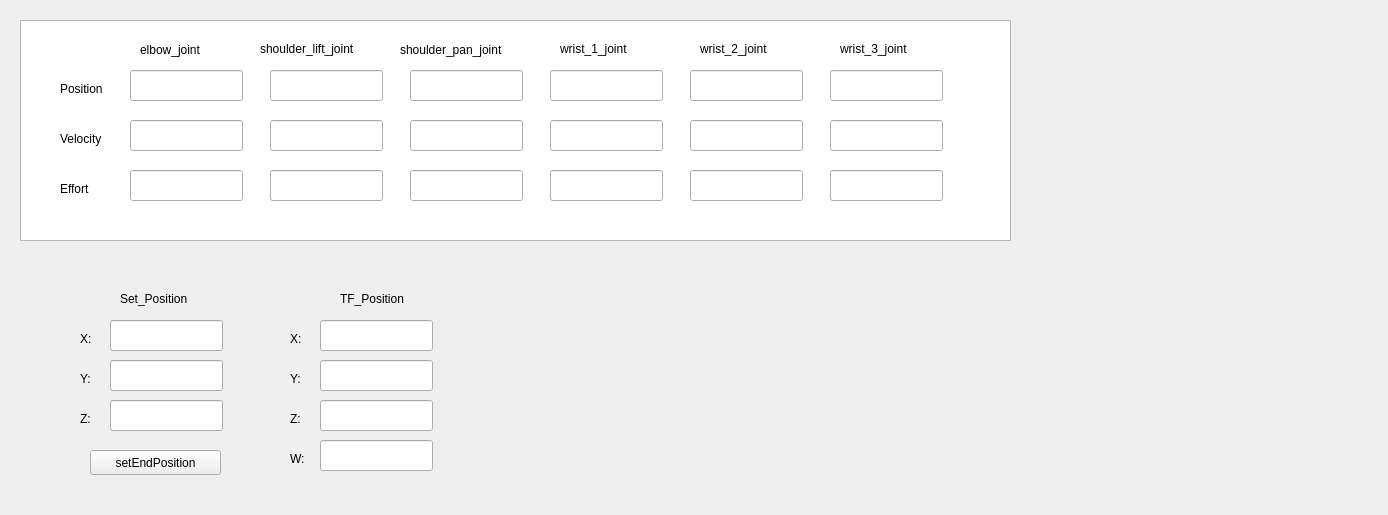
<?xml version="1.0" encoding="UTF-8"?>
<ui version="4.0">
 <class>Form</class>
 <widget class="QWidget" name="Form">
  <property name="geometry">
   <rect>
    <x>0</x>
    <y>0</y>
    <width>1388</width>
    <height>515</height>
   </rect>
  </property>
  <property name="windowTitle">
   <string>Form</string>
  </property>
  <widget class="QPushButton" name="setEndPosition">
   <property name="geometry">
    <rect>
     <x>90</x>
     <y>450</y>
     <width>131</width>
     <height>25</height>
    </rect>
   </property>
   <property name="text">
    <string>setEndPosition</string>
   </property>
  </widget>
  <widget class="QLabel" name="label">
   <property name="geometry">
    <rect>
     <x>80</x>
     <y>330</y>
     <width>21</width>
     <height>17</height>
    </rect>
   </property>
   <property name="text">
    <string>X:</string>
   </property>
  </widget>
  <widget class="QLabel" name="label_2">
   <property name="geometry">
    <rect>
     <x>80</x>
     <y>370</y>
     <width>21</width>
     <height>17</height>
    </rect>
   </property>
   <property name="text">
    <string>Y:</string>
   </property>
  </widget>
  <widget class="QLabel" name="label_3">
   <property name="geometry">
    <rect>
     <x>80</x>
     <y>410</y>
     <width>21</width>
     <height>17</height>
    </rect>
   </property>
   <property name="text">
    <string>Z:</string>
   </property>
  </widget>
  <widget class="QLineEdit" name="lineEdit">
   <property name="geometry">
    <rect>
     <x>110</x>
     <y>320</y>
     <width>113</width>
     <height>31</height>
    </rect>
   </property>
  </widget>
  <widget class="QLineEdit" name="lineEdit_2">
   <property name="geometry">
    <rect>
     <x>110</x>
     <y>360</y>
     <width>113</width>
     <height>31</height>
    </rect>
   </property>
  </widget>
  <widget class="QLineEdit" name="lineEdit_3">
   <property name="geometry">
    <rect>
     <x>110</x>
     <y>400</y>
     <width>113</width>
     <height>31</height>
    </rect>
   </property>
  </widget>
  <widget class="QLineEdit" name="lineEdit_4">
   <property name="geometry">
    <rect>
     <x>130</x>
     <y>70</y>
     <width>113</width>
     <height>31</height>
    </rect>
   </property>
  </widget>
  <widget class="QLineEdit" name="lineEdit_5">
   <property name="geometry">
    <rect>
     <x>270</x>
     <y>70</y>
     <width>113</width>
     <height>31</height>
    </rect>
   </property>
  </widget>
  <widget class="QLineEdit" name="lineEdit_6">
   <property name="geometry">
    <rect>
     <x>410</x>
     <y>70</y>
     <width>113</width>
     <height>31</height>
    </rect>
   </property>
  </widget>
  <widget class="QLineEdit" name="lineEdit_7">
   <property name="geometry">
    <rect>
     <x>550</x>
     <y>70</y>
     <width>113</width>
     <height>31</height>
    </rect>
   </property>
  </widget>
  <widget class="QLineEdit" name="lineEdit_8">
   <property name="geometry">
    <rect>
     <x>690</x>
     <y>70</y>
     <width>113</width>
     <height>31</height>
    </rect>
   </property>
  </widget>
  <widget class="QLineEdit" name="lineEdit_9">
   <property name="geometry">
    <rect>
     <x>830</x>
     <y>70</y>
     <width>113</width>
     <height>31</height>
    </rect>
   </property>
  </widget>
  <widget class="QLineEdit" name="lineEdit_10">
   <property name="geometry">
    <rect>
     <x>130</x>
     <y>120</y>
     <width>113</width>
     <height>31</height>
    </rect>
   </property>
  </widget>
  <widget class="QLabel" name="label_4">
   <property name="geometry">
    <rect>
     <x>60</x>
     <y>80</y>
     <width>71</width>
     <height>17</height>
    </rect>
   </property>
   <property name="text">
    <string>Position</string>
   </property>
  </widget>
  <widget class="QLineEdit" name="lineEdit_11">
   <property name="geometry">
    <rect>
     <x>270</x>
     <y>120</y>
     <width>113</width>
     <height>31</height>
    </rect>
   </property>
  </widget>
  <widget class="QLineEdit" name="lineEdit_12">
   <property name="geometry">
    <rect>
     <x>410</x>
     <y>120</y>
     <width>113</width>
     <height>31</height>
    </rect>
   </property>
  </widget>
  <widget class="QLineEdit" name="lineEdit_13">
   <property name="geometry">
    <rect>
     <x>550</x>
     <y>120</y>
     <width>113</width>
     <height>31</height>
    </rect>
   </property>
  </widget>
  <widget class="QLineEdit" name="lineEdit_14">
   <property name="geometry">
    <rect>
     <x>690</x>
     <y>120</y>
     <width>113</width>
     <height>31</height>
    </rect>
   </property>
  </widget>
  <widget class="QLineEdit" name="lineEdit_15">
   <property name="geometry">
    <rect>
     <x>830</x>
     <y>120</y>
     <width>113</width>
     <height>31</height>
    </rect>
   </property>
  </widget>
  <widget class="QLabel" name="label_5">
   <property name="geometry">
    <rect>
     <x>60</x>
     <y>130</y>
     <width>71</width>
     <height>17</height>
    </rect>
   </property>
   <property name="text">
    <string>Velocity</string>
   </property>
  </widget>
  <widget class="QLineEdit" name="lineEdit_16">
   <property name="geometry">
    <rect>
     <x>130</x>
     <y>170</y>
     <width>113</width>
     <height>31</height>
    </rect>
   </property>
  </widget>
  <widget class="QLineEdit" name="lineEdit_17">
   <property name="geometry">
    <rect>
     <x>270</x>
     <y>170</y>
     <width>113</width>
     <height>31</height>
    </rect>
   </property>
  </widget>
  <widget class="QLineEdit" name="lineEdit_18">
   <property name="geometry">
    <rect>
     <x>410</x>
     <y>170</y>
     <width>113</width>
     <height>31</height>
    </rect>
   </property>
  </widget>
  <widget class="QLineEdit" name="lineEdit_19">
   <property name="geometry">
    <rect>
     <x>550</x>
     <y>170</y>
     <width>113</width>
     <height>31</height>
    </rect>
   </property>
  </widget>
  <widget class="QLineEdit" name="lineEdit_20">
   <property name="geometry">
    <rect>
     <x>690</x>
     <y>170</y>
     <width>113</width>
     <height>31</height>
    </rect>
   </property>
  </widget>
  <widget class="QLineEdit" name="lineEdit_21">
   <property name="geometry">
    <rect>
     <x>830</x>
     <y>170</y>
     <width>113</width>
     <height>31</height>
    </rect>
   </property>
  </widget>
  <widget class="QLabel" name="label_6">
   <property name="geometry">
    <rect>
     <x>60</x>
     <y>180</y>
     <width>71</width>
     <height>17</height>
    </rect>
   </property>
   <property name="text">
    <string>Effort</string>
   </property>
  </widget>
  <widget class="QLabel" name="label_7">
   <property name="geometry">
    <rect>
     <x>140</x>
     <y>40</y>
     <width>91</width>
     <height>20</height>
    </rect>
   </property>
   <property name="text">
    <string>elbow_joint</string>
   </property>
  </widget>
  <widget class="QLabel" name="label_8">
   <property name="geometry">
    <rect>
     <x>260</x>
     <y>40</y>
     <width>131</width>
     <height>17</height>
    </rect>
   </property>
   <property name="text">
    <string>shoulder_lift_joint</string>
   </property>
  </widget>
  <widget class="QLabel" name="label_9">
   <property name="geometry">
    <rect>
     <x>400</x>
     <y>40</y>
     <width>131</width>
     <height>20</height>
    </rect>
   </property>
   <property name="text">
    <string>shoulder_pan_joint</string>
   </property>
  </widget>
  <widget class="QLabel" name="label_10">
   <property name="geometry">
    <rect>
     <x>560</x>
     <y>40</y>
     <width>101</width>
     <height>17</height>
    </rect>
   </property>
   <property name="text">
    <string>wrist_1_joint</string>
   </property>
  </widget>
  <widget class="QLabel" name="label_11">
   <property name="geometry">
    <rect>
     <x>700</x>
     <y>40</y>
     <width>91</width>
     <height>17</height>
    </rect>
   </property>
   <property name="text">
    <string>wrist_2_joint</string>
   </property>
  </widget>
  <widget class="QLabel" name="label_12">
   <property name="geometry">
    <rect>
     <x>840</x>
     <y>40</y>
     <width>91</width>
     <height>17</height>
    </rect>
   </property>
   <property name="text">
    <string>wrist_3_joint</string>
   </property>
  </widget>
  <widget class="QTextBrowser" name="textBrowser">
   <property name="geometry">
    <rect>
     <x>20</x>
     <y>20</y>
     <width>991</width>
     <height>221</height>
    </rect>
   </property>
  </widget>
  <widget class="QLabel" name="label_13">
   <property name="geometry">
    <rect>
     <x>290</x>
     <y>330</y>
     <width>21</width>
     <height>17</height>
    </rect>
   </property>
   <property name="text">
    <string>X:</string>
   </property>
  </widget>
  <widget class="QLabel" name="label_14">
   <property name="geometry">
    <rect>
     <x>290</x>
     <y>410</y>
     <width>21</width>
     <height>17</height>
    </rect>
   </property>
   <property name="text">
    <string>Z:</string>
   </property>
  </widget>
  <widget class="QLabel" name="label_15">
   <property name="geometry">
    <rect>
     <x>290</x>
     <y>370</y>
     <width>21</width>
     <height>17</height>
    </rect>
   </property>
   <property name="text">
    <string>Y:</string>
   </property>
  </widget>
  <widget class="QLabel" name="label_16">
   <property name="geometry">
    <rect>
     <x>290</x>
     <y>450</y>
     <width>21</width>
     <height>17</height>
    </rect>
   </property>
   <property name="text">
    <string>W:</string>
   </property>
  </widget>
  <widget class="QLineEdit" name="lineEdit_22">
   <property name="geometry">
    <rect>
     <x>320</x>
     <y>320</y>
     <width>113</width>
     <height>31</height>
    </rect>
   </property>
  </widget>
  <widget class="QLineEdit" name="lineEdit_23">
   <property name="geometry">
    <rect>
     <x>320</x>
     <y>360</y>
     <width>113</width>
     <height>31</height>
    </rect>
   </property>
  </widget>
  <widget class="QLineEdit" name="lineEdit_24">
   <property name="geometry">
    <rect>
     <x>320</x>
     <y>400</y>
     <width>113</width>
     <height>31</height>
    </rect>
   </property>
  </widget>
  <widget class="QLineEdit" name="lineEdit_25">
   <property name="geometry">
    <rect>
     <x>320</x>
     <y>440</y>
     <width>113</width>
     <height>31</height>
    </rect>
   </property>
  </widget>
  <widget class="QLabel" name="label_17">
   <property name="geometry">
    <rect>
     <x>340</x>
     <y>290</y>
     <width>81</width>
     <height>17</height>
    </rect>
   </property>
   <property name="text">
    <string>TF_Position</string>
   </property>
  </widget>
  <widget class="QLabel" name="label_18">
   <property name="geometry">
    <rect>
     <x>120</x>
     <y>290</y>
     <width>91</width>
     <height>17</height>
    </rect>
   </property>
   <property name="text">
    <string>Set_Position</string>
   </property>
  </widget>
  <zorder>textBrowser</zorder>
  <zorder>setEndPosition</zorder>
  <zorder>label</zorder>
  <zorder>label_2</zorder>
  <zorder>label_3</zorder>
  <zorder>lineEdit</zorder>
  <zorder>lineEdit_2</zorder>
  <zorder>lineEdit_3</zorder>
  <zorder>lineEdit_4</zorder>
  <zorder>lineEdit_5</zorder>
  <zorder>lineEdit_6</zorder>
  <zorder>lineEdit_7</zorder>
  <zorder>lineEdit_8</zorder>
  <zorder>lineEdit_9</zorder>
  <zorder>lineEdit_10</zorder>
  <zorder>label_4</zorder>
  <zorder>lineEdit_11</zorder>
  <zorder>lineEdit_12</zorder>
  <zorder>lineEdit_13</zorder>
  <zorder>lineEdit_14</zorder>
  <zorder>lineEdit_15</zorder>
  <zorder>label_5</zorder>
  <zorder>lineEdit_16</zorder>
  <zorder>lineEdit_17</zorder>
  <zorder>lineEdit_18</zorder>
  <zorder>lineEdit_19</zorder>
  <zorder>lineEdit_20</zorder>
  <zorder>lineEdit_21</zorder>
  <zorder>label_6</zorder>
  <zorder>label_7</zorder>
  <zorder>label_8</zorder>
  <zorder>label_9</zorder>
  <zorder>label_10</zorder>
  <zorder>label_11</zorder>
  <zorder>label_12</zorder>
  <zorder>label_13</zorder>
  <zorder>label_14</zorder>
  <zorder>label_15</zorder>
  <zorder>label_16</zorder>
  <zorder>lineEdit_22</zorder>
  <zorder>lineEdit_23</zorder>
  <zorder>lineEdit_24</zorder>
  <zorder>lineEdit_25</zorder>
  <zorder>label_17</zorder>
  <zorder>label_18</zorder>
 </widget>
 <resources/>
 <connections/>
</ui>
